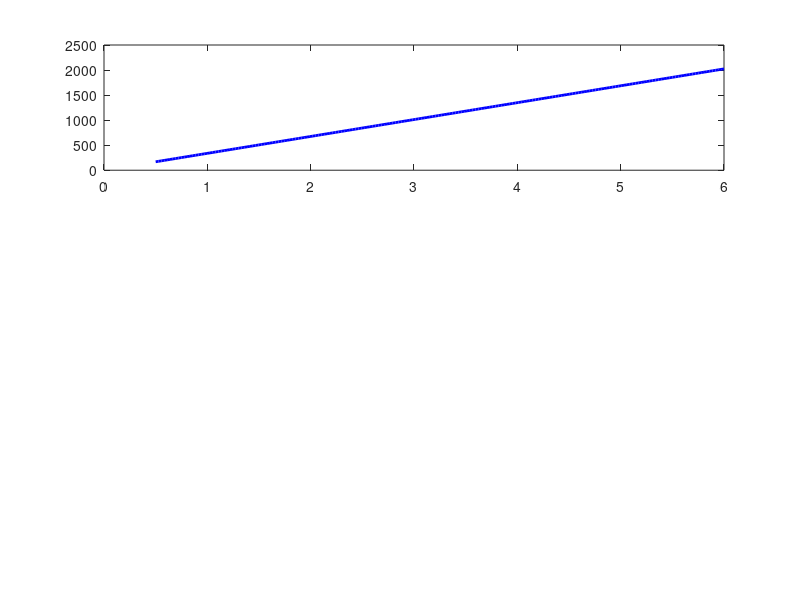

Source code (MATLAB): (Note: this script raises an error after producing the figure.)
% =========================================================================
% STINGER DESIGN CALCULATOR
% RWA Microvibration & Imbalance Measurement Device
% =========================================================================
% Instructions:
%   1. Fill in the INPUTS section with your RWA parameters
%   2. Run the script
%   3. Check all PASS/FAIL results at the bottom
%   4. Adjust stinger geometry if any checks fail
% =========================================================================

clc; clear; close all;

%% =========================================================================
%  INPUTS — Fill these in when you have the RWA details
% =========================================================================

% --- Frame Geometry ---
L_axial     = 0.10;         % Axial stinger length [m]     *** UPDATE ***
L_radial    = 0.10;         % Radial stinger length [m]    *** UPDATE ***
R_triangle  = 0.1;         % Circumradius of axial stinger triangle [m]
s_separation = 0.1;        % Horizontal separation between Rx1 and Rx2 [m]

% --- RWA Parameters ---
m_RWA       = 0.8;          % RWA total mass [kg]          *** UPDATE ***
Omega_max   = 3000 * 2*pi/60; % Max spin speed [rad/s]     *** UPDATE ***
Us_max      = 26e-6;        % Max static imbalance [kg·m] (26 g·mm default)
Ud_max      = 800e-9;       % Max dynamic imbalance [kg·m²] (800 g·mm² default)
h_CoM       = L_axial + 0.10; % Height of rotor CoM above axial sensor plane [m] *** UPDATE ***


% --- Stinger Material ---
% Steel
E_steel     = 200e9;        % Young's modulus [Pa]
rho_steel   = 7800;         % Density [kg/m³]
sigma_y_steel = 350e6;      % Yield strength [Pa] (mild steel — conservative)

% Aluminium (uncomment to use instead)
% E_al        = 69e9;
% rho_al      = 2700;
% sigma_y_al  = 270e6;

% Select material (change to al variables if using aluminium)
E           = E_steel;
rho         = rho_steel;
sigma_y     = sigma_y_steel;
mat_name    = 'Steel';

% --- Stinger Diameters to evaluate ---
d_axial     = 0.002;        % Axial stinger diameter [m]   *** UPDATE ***
d_radial    = 0.002;        % Radial stinger diameter [m]  *** UPDATE ***

% --- Performance Targets ---
fn_target   = 1500;         % Minimum natural frequency [Hz]
SF_buckle   = 5;            % Safety factor against buckling
SF_yield    = 3;            % Safety factor against yield
ratio_target = 10000;       % Minimum axial/lateral stiffness ratio

%% =========================================================================
%  DERIVED QUANTITIES
% =========================================================================

% Cross-section properties
A_axial     = pi * d_axial^2 / 4;
I_axial     = pi * d_axial^4 / 64;
A_radial    = pi * d_radial^2 / 4;
I_radial    = pi * d_radial^4 / 64;

% Mounting plate mass estimate (approximate — update when known)
m_plate     = 0.25;          % Estimated mounting plate mass [kg]
m_total     = m_RWA + m_plate; % Total suspended mass

%% =========================================================================
%  FORCE ESTIMATES
% =========================================================================

% Maximum imbalance radial force
F_radial_max = Us_max * Omega_max^2;

% Maximum imbalance axial force (from moment)
F_axial_dynamic = Us_max * Omega_max^2 * h_CoM / R_triangle;

% Static load per axial stinger
F_static_per_stinger = (m_total * 9.81) / 3;

% Total maximum axial load per stinger
F_axial_max = F_static_per_stinger + F_axial_dynamic;

%% =========================================================================
%  AXIAL STINGER CALCULATIONS
% =========================================================================

fprintf('\n=========================================================\n');
fprintf('  STINGER DESIGN CALCULATOR\n');
fprintf('  Material: %s\n', mat_name);
fprintf('=========================================================\n\n');

fprintf('--- FORCE ESTIMATES ---\n');
fprintf('  Max radial imbalance force:     %.4f N\n', F_radial_max);
fprintf('  Static load per axial stinger:  %.4f N\n', F_static_per_stinger);
fprintf('  Max axial load per stinger:     %.4f N\n', F_axial_max);
fprintf('  Max spin speed:                 %.1f rpm\n\n', Omega_max * 60/(2*pi));

fprintf('--- AXIAL STINGERS ---\n');
fprintf('  Diameter:  %.1f mm\n', d_axial*1000);
fprintf('  Length:    %.1f mm\n', L_axial*1000);
fprintf('  Material:  %s\n\n', mat_name);

% 1. Axial stiffness
k_axial_Z = 3 * E * A_axial / L_axial;  % 3 stingers in parallel
fn_axial = (1/(2*pi)) * sqrt(k_axial_Z / m_total);

fprintf('  CHECK 1 — Axial natural frequency\n');
fprintf('    fn = %.1f Hz   (target > %d Hz)\n', fn_axial, fn_target);
if fn_axial > fn_target
    fprintf('    RESULT: PASS\n\n');
else
    fprintf('    RESULT: FAIL — increase d or decrease L\n\n');
end

% 2. Lateral stiffness ratio
k_lat_axial = 3 * E * I_axial / L_axial^3; % per stinger
k_ax_single = E * A_axial / L_axial;        % per stinger
ratio_axial = k_ax_single / k_lat_axial;

fprintf('  CHECK 2 — Axial/lateral stiffness ratio\n');
fprintf('    k_axial per stinger:   %.2e N/m\n', k_ax_single);
fprintf('    k_lateral per stinger: %.4f N/m\n', k_lat_axial);
fprintf('    Ratio: %.0f : 1   (target > %d : 1)\n', ratio_axial, ratio_target);
if ratio_axial > ratio_target
    fprintf('    RESULT: PASS\n\n');
else
    fprintf('    RESULT: FAIL — use longer or thinner stinger\n\n');
end

% 3. Buckling (fixed-fixed)
F_crit_axial = (pi^2 * E * I_axial) / L_axial^2;  % fixed-fixed = 4x Euler
SF_buckle_actual = F_crit_axial / F_axial_max;

fprintf('  CHECK 3 — Buckling safety factor\n');
fprintf('    Critical load:     %.1f N\n', F_crit_axial);
fprintf('    Applied load:      %.4f N\n', F_axial_max);
fprintf('    Safety factor:     %.1f   (target > %.1f)\n', SF_buckle_actual, SF_buckle);
if SF_buckle_actual > SF_buckle
    fprintf('    RESULT: PASS\n\n');
else
    fprintf('    RESULT: FAIL — increase d or decrease L\n\n');
end

% 4. Bending stress (from lateral imbalance force on axial stinger)
% Lateral force on each axial stinger from radial imbalance
F_lat_per_stinger = F_radial_max / 3;
sigma_axial = (F_lat_per_stinger * L_axial * d_axial/2) / I_axial;
SF_yield_axial = sigma_y / sigma_axial;

fprintf('  CHECK 4 — Yield safety factor (bending from lateral load)\n');
fprintf('    Max bending stress: %.2f MPa\n', sigma_axial/1e6);
fprintf('    Yield strength:     %.2f MPa\n', sigma_y/1e6);
fprintf('    Safety factor:      %.1f   (target > %.1f)\n', SF_yield_axial, SF_yield);
if SF_yield_axial > SF_yield
    fprintf('    RESULT: PASS\n\n');
else
    fprintf('    RESULT: FAIL — increase d or use stronger material\n\n');
end

% Max lateral deflection of axial stinger under radial force
delta_lat_axial = F_lat_per_stinger / k_lat_axial;
fprintf('  INFO — Lateral deflection of axial stinger under max radial force\n');
fprintf('    Delta = %.4f mm\n\n', delta_lat_axial*1000);

%% =========================================================================
%  RADIAL STINGER CALCULATIONS
% =========================================================================

fprintf('--- RADIAL STINGERS ---\n');
fprintf('  Diameter:  %.1f mm\n', d_radial*1000);
fprintf('  Length:    %.1f mm\n', L_radial*1000);
fprintf('  Material:  %s\n\n', mat_name);

% 1. Axial (measurement direction) natural frequency
% Effective mass for radial stingers = total suspended mass
k_axial_radial = E * A_radial / L_radial;  % single stinger axial stiffness
fn_radial = (1/(2*pi)) * sqrt(k_axial_radial / m_total);

fprintf('  CHECK 1 — Axial (measurement) natural frequency\n');
fprintf('    k_axial (single stinger): %.2e N/m\n', k_axial_radial);
fprintf('    fn = %.1f Hz   (target > %d Hz)\n', fn_radial, fn_target);
if fn_radial > fn_target
    fprintf('    RESULT: PASS\n\n');
else
    fprintf('    RESULT: FAIL — increase d or decrease L\n\n');
end

% 2. Lateral stiffness ratio for radial stinger
k_lat_radial = 3 * E * I_radial / L_radial^3;
ratio_radial = k_axial_radial / k_lat_radial;

fprintf('  CHECK 2 — Axial/lateral stiffness ratio\n');
fprintf('    k_axial:   %.2e N/m\n', k_axial_radial);
fprintf('    k_lateral: %.4f N/m\n', k_lat_radial);
fprintf('    Ratio: %.0f : 1   (target > %d : 1)\n', ratio_radial, ratio_target);
if ratio_radial > ratio_target
    fprintf('    RESULT: PASS\n\n');
else
    fprintf('    RESULT: FAIL — use longer or thinner stinger\n\n');
end

% 3. Buckling (radial stingers — max compressive load = max radial force)
F_crit_radial = (pi^2 * E * I_radial) / L_radial^2;
SF_buckle_radial = F_crit_radial / F_radial_max;

fprintf('  CHECK 3 — Buckling safety factor\n');
fprintf('    Critical load:  %.2f N\n', F_crit_radial);
fprintf('    Applied load:   %.4f N\n', F_radial_max);
fprintf('    Safety factor:  %.1f   (target > %.1f)\n', SF_buckle_radial, SF_buckle);
if SF_buckle_radial > SF_buckle
    fprintf('    RESULT: PASS\n\n');
else
    fprintf('    RESULT: FAIL — increase d or decrease L\n\n');
end

% 4. Bending stress on radial stinger (from out-of-plane loads)
% Worst case: full axial load creates bending in radial stinger
sigma_radial = (F_static_per_stinger * L_radial * d_radial/2) / I_radial;
SF_yield_radial = sigma_y / sigma_radial;

fprintf('  CHECK 4 — Yield safety factor (bending from out-of-plane load)\n');
fprintf('    Max bending stress: %.2f MPa\n', sigma_radial/1e6);
fprintf('    Yield strength:     %.2f MPa\n', sigma_y/1e6);
fprintf('    Safety factor:      %.1f   (target > %.1f)\n', SF_yield_radial, SF_yield);
if SF_yield_radial > SF_yield
    fprintf('    RESULT: PASS\n\n');
else
    fprintf('    RESULT: FAIL — increase d or use stronger material\n\n');
end

%% =========================================================================
%  MEASUREMENT SENSITIVITY
% =========================================================================

fprintf('--- MEASUREMENT SENSITIVITY ---\n');

% Minimum detectable imbalance (assume sensor resolution of 0.01 N)
sensor_resolution = 0.01;   % [N] — update when sensor specs known
Us_min = sensor_resolution / Omega_max^2;
fprintf('  Assumed sensor resolution:      %.3f N\n', sensor_resolution);
fprintf('  Min detectable static imbalance: %.4f g·mm\n', Us_min*1e6);
fprintf('  Rocket Lab spec (static):        26 g·mm\n');
if Us_min*1e6 < 26
    fprintf('  RESULT: Can resolve to spec\n\n');
else
    fprintf('  RESULT: May not resolve to spec — need better sensor\n\n');
end

% Torque measurement sensitivity from Rx1-Rx2
F_Mz_resolution = sensor_resolution;
Mz_resolution = F_Mz_resolution * s_separation / 2;
fprintf('  Mz resolution (from Rx1-Rx2 separation):\n');
fprintf('    Sensor separation s = %.1f mm\n', s_separation*1000);
fprintf('    Min detectable Mz = %.5f N·m\n\n', Mz_resolution);

%% =========================================================================
%  PARAMETRIC STUDY — Diameter vs Natural Frequency
% =========================================================================

fprintf('--- PARAMETRIC STUDY ---\n');
fprintf('  Axial stinger: fn vs diameter (L = %.0f mm)\n\n', L_axial*1000);
fprintf('  Diameter [mm]  |  fn [Hz]  |  Buckle SF  |  Ratio\n');
fprintf('  ---------------------------------------------\n');

d_range = (1:0.5:6) * 1e-3;
for d_i = d_range
    A_i = pi*d_i^2/4;
    I_i = pi*d_i^4/64;
    k_i = 3*E*A_i/L_axial;
    fn_i = (1/(2*pi))*sqrt(k_i/m_total);
    Fcrit_i = pi^2*E*I_i/L_axial^2;
    SF_i = Fcrit_i/F_axial_max;
    lat_i = E*A_i/L_axial / (3*E*I_i/L_axial^3);
    fprintf('  %5.1f          |  %7.1f  |  %9.1f  |  %.0f\n', ...
        d_i*1000, fn_i, SF_i, lat_i);
end

%% =========================================================================
%  PARAMETRIC STUDY — Plot
% =========================================================================

figure('Name','Stinger Design — Diameter vs Performance','Position',[100 100 900 600]);

d_plot = linspace(0.5e-3, 6e-3, 200);
fn_plot = zeros(size(d_plot));
SF_plot = zeros(size(d_plot));
ratio_plot = zeros(size(d_plot));

for i = 1:length(d_plot)
    d_i = d_plot(i);
    A_i = pi*d_i^2/4;
    I_i = pi*d_i^4/64;
    k_i = 3*E*A_i/L_axial;
    fn_plot(i) = (1/(2*pi))*sqrt(k_i/m_total);
    Fcrit_i = pi^2*E*I_i/L_axial^2;
    SF_plot(i) = Fcrit_i/F_axial_max;
    ratio_plot(i) = (E*A_i/L_axial) / (3*E*I_i/L_axial^3);
end

subplot(3,1,1);
plot(d_plot*1000, fn_plot, 'b-', 'LineWidth', 2); hold on;
yline(fn_target, 'r--', 'LineWidth', 1.5);
xlabel('Diameter [mm]'); ylabel('fn [Hz]');
title('Natural frequency vs diameter (axial stingers)');
legend('fn', sprintf('Target = %d Hz', fn_target));
grid on;

subplot(3,1,2);
plot(d_plot*1000, SF_plot, 'g-', 'LineWidth', 2); hold on;
yline(SF_buckle, 'r--', 'LineWidth', 1.5);
xlabel('Diameter [mm]'); ylabel('Safety factor');
title('Buckling safety factor vs diameter');
legend('SF buckling', sprintf('Target = %.0f', SF_buckle));
ylim([0 min(max(SF_plot), 200)]);
grid on;

subplot(3,1,3);
semilogy(d_plot*1000, ratio_plot, 'm-', 'LineWidth', 2); hold on;
yline(ratio_target, 'r--', 'LineWidth', 1.5);
xlabel('Diameter [mm]'); ylabel('k_{axial}/k_{lateral}');
title('Directional stiffness ratio vs diameter');
legend('Stiffness ratio', sprintf('Target = %d', ratio_target));
grid on;

sgtitle(sprintf('Stinger Design — %s, L = %.0f mm, m = %.2f kg', ...
    mat_name, L_axial*1000, m_total), 'FontWeight', 'bold');

%% =========================================================================
%  FINAL SUMMARY
% =========================================================================

fprintf('\n=========================================================\n');
fprintf('  FINAL SUMMARY\n');
fprintf('=========================================================\n');
fprintf('  AXIAL STINGERS  d=%.1fmm  L=%.0fmm  %s\n', ...
    d_axial*1000, L_axial*1000, mat_name);
checks_axial = [fn_axial > fn_target, ...
                ratio_axial > ratio_target, ...
                SF_buckle_actual > SF_buckle, ...
                SF_yield_axial > SF_yield];
labels = {'fn check', 'Stiffness ratio', 'Buckling SF', 'Yield SF'};
for i = 1:4
    if checks_axial(i)
        fprintf('    [PASS] %s\n', labels{i});
    else
        fprintf('    [FAIL] %s\n', labels{i});
    end
end

fprintf('\n  RADIAL STINGERS  d=%.1fmm  L=%.0fmm  %s\n', ...
    d_radial*1000, L_radial*1000, mat_name);
checks_radial = [fn_radial > fn_target, ...
                 ratio_radial > ratio_target, ...
                 SF_buckle_radial > SF_buckle, ...
                 SF_yield_radial > SF_yield];
for i = 1:4
    if checks_radial(i)
        fprintf('    [PASS] %s\n', labels{i});
    else
        fprintf('    [FAIL] %s\n', labels{i});
    end
end

if all(checks_axial) && all(checks_radial)
    fprintf('\n  ALL CHECKS PASSED — design is viable\n');
else
    fprintf('\n  SOME CHECKS FAILED — adjust geometry and re-run\n');
end
fprintf('=========================================================\n\n');
